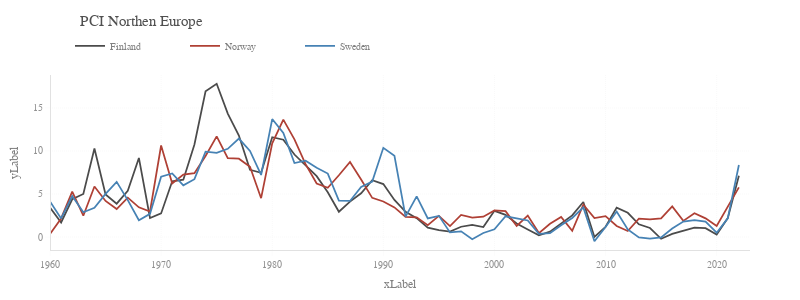

The cell this chart's notebook holds for it:
### Code cell
fig = pl_figure(figsize=(800, 300))

pl_plot(
    go.Scatter(x=data.index, y=data['Finland'], mode='lines', line_color=palette[0], name='Finland'), fig)
pl_plot(
    go.Scatter(x=data.index, y=data['Norway'], mode='lines', name='Norway'), fig)
pl_plot(
    go.Scatter(x=data.index, y=data['Sweden'], mode='lines', line_color=palette[2], name='Sweden'), fig)

pl_labels(x='xLabel', y='yLabel', fig=fig)
pl_title('PCI Northen Europe', size=15, fig=fig)
# pl_rstyle(xticks=[1960, 2025, 5], yticks=[0, 20, 5], ylim=[-1, 20])

fig.show(config=config)
# pl_savefig(fig, 'test', config=config)
# py.plot(fig, filename='test1', auto_open=False, config=config)
plotly.offline.plot(fig, filename='docs/plot.html', config=config, auto_open=False)
